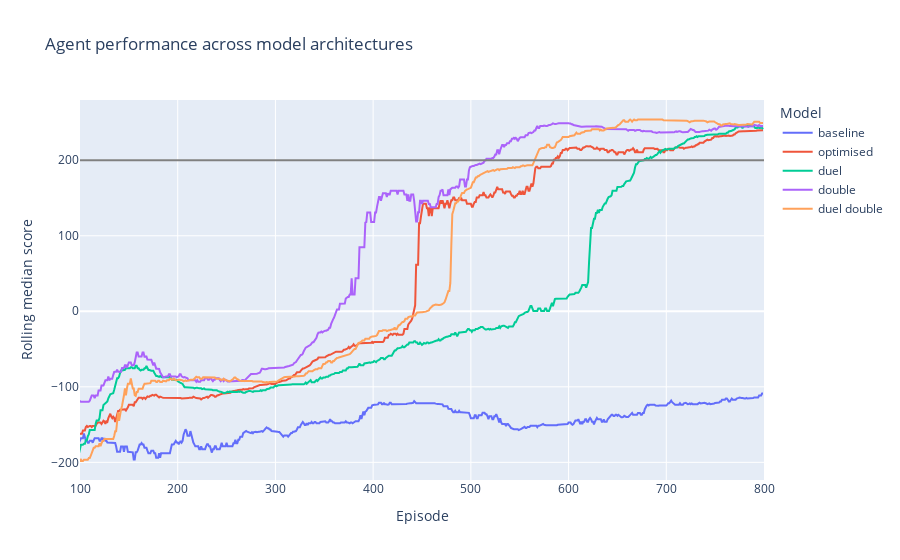

Notebook cell for this chart:
### Code cell
fig = go.Figure()

fig.add_trace(go.Scatter(
    x=train_df.episode,
    y=train_df.base_score.rolling(100).median(),
    name="baseline"
))

fig.add_trace(go.Scatter(
    x=train_df.episode,
    y=train_df.opt_score.rolling(100).median(),
    name="optimised"
))
fig.add_trace(go.Scatter(
    x=train_df.episode,
    y=train_df.duel_score.rolling(100).median(),
    name="duel"
))

fig.add_trace(go.Scatter(
    x=train_df.episode,
    y=train_df.double_score.rolling(100).median(),
    name="double"
))

fig.add_trace(go.Scatter(
    x=train_df.episode,
    y=train_df.duel_double_score.rolling(100).median(),
    name="duel double"
))

fig.add_shape(type='line',
                x0=0,
                y0=200,
                x1=800,
                y1=200,
                line=dict(color='grey',),
                xref='x',
                yref='y'
)

fig.update_layout(
    title="Agent performance across model architectures",
    xaxis_title="Episode",
    xaxis_range = [100,800],
    yaxis_title="Rolling median score",
    legend_title="Model")

#save image
fig.show()

### Figure 1 — Plotly figure (JSON) as saved in the notebook; plotly's stock layout.template omitted (floating-point values rounded to 4 significant figures; data arrays with more than 128 entries replaced by an {"elided": "..."} marker saying what was removed)
{"data": [{"name": "baseline", "type": "scatter", "x": {"elided": "800 int values"}, "y": {"elided": "800 float values"}}, {"name": "optimised", "type": "scatter", "x": {"elided": "800 int values"}, "y": {"elided": "800 float values"}}, {"name": "duel", "type": "scatter", "x": {"elided": "800 int values"}, "y": {"elided": "800 float values"}}, {"name": "double", "type": "scatter", "x": {"elided": "800 int values"}, "y": {"elided": "800 float values"}}, {"name": "duel double", "type": "scatter", "x": {"elided": "800 int values"}, "y": {"elided": "800 float values"}}], "layout": {"legend": {"title": {"text": "Model"}}, "shapes": [{"line": {"color": "grey"}, "type": "line", "x0": 0, "x1": 800, "xref": "x", "y0": 200, "y1": 200, "yref": "y"}], "title": {"text": "Agent performance across model architectures"}, "xaxis": {"range": [100, 800], "title": {"text": "Episode"}}, "yaxis": {"title": {"text": "Rolling median score"}}}}
